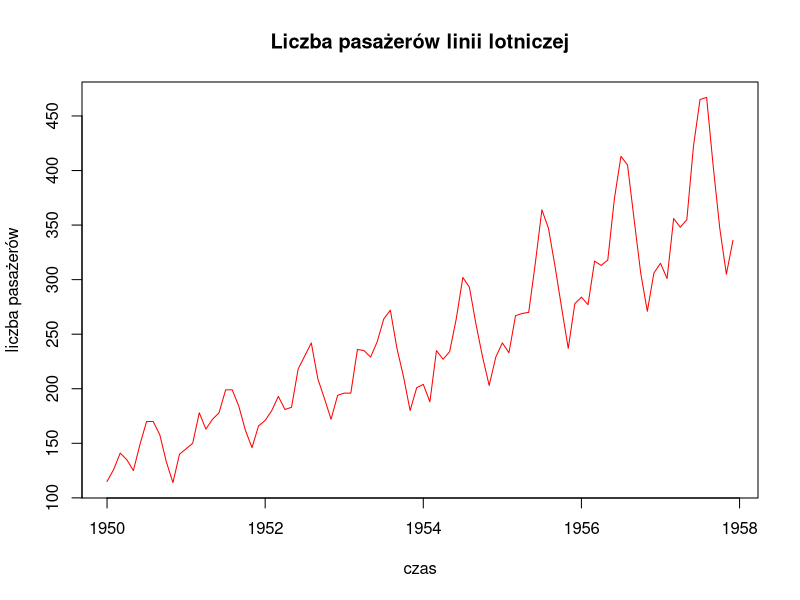

The R script that drew this image:
start(AirPassengers)
tsp(AirPassengers)
dane=window(AirPassengers, start=c(1950,1), end=c(1957,12))
plot(dane, xlab="czas", ylab="liczba pasażerów", main="Liczba pasażerów linii lotniczej", col="red")
